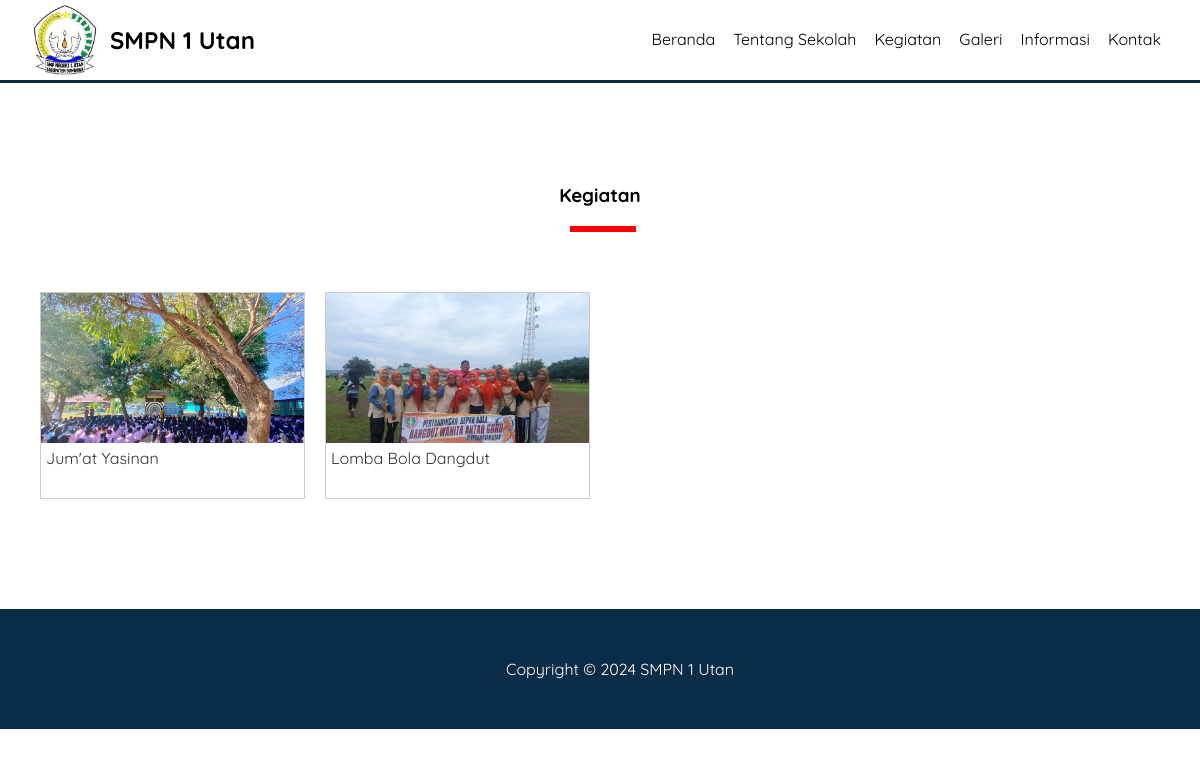
Screenshot of /kegiatan.php with the database file from the repository.
### tables this page shows
CREATE TABLE `pengaturan` (
  `id` int(11) NOT NULL,
  `nama` varchar(50) NOT NULL,
  `email` varchar(50) NOT NULL,
  `telepon` varchar(20) NOT NULL,
  `alamat` text NOT NULL,
  `logo` varchar(50) NOT NULL,
  `favicon` varchar(50) NOT NULL,
  `tentang_sekolah` text NOT NULL,
  `foto_sekolah` varchar(50) NOT NULL,
  `google_maps` text NOT NULL,
  `nama_kepsek` varchar(50) NOT NULL,
  `foto_kepsek` varchar(50) NOT NULL,
  `sambutan_kepsek` text NOT NULL,
  `created_at` timestamp NOT NULL DEFAULT current_timestamp() ON UPDATE current_timestamp(),
  `updated_at` datetime DEFAULT NULL
);

CREATE TABLE `kegiatan` (
  `id` int(11) NOT NULL,
  `nama` varchar(100) NOT NULL,
  `keterangan` text NOT NULL,
  `gambar` text NOT NULL,
  `created_at` timestamp NOT NULL DEFAULT current_timestamp() ON UPDATE current_timestamp(),
  `updated_at` datetime DEFAULT NULL
);

### kegiatan.php (the view)
<?php include 'header.php'; ?>
<div class="section">
    <div class="container">
        <h3 class="text-center">Kegiatan</h3>
        <?php
        $kegiatan = mysqli_query($conn, "SELECT * FROM kegiatan ORDER BY id DESC");
        if (mysqli_num_rows($kegiatan) > 0) {
            while ($k = mysqli_fetch_array($kegiatan)) {
        ?>
                <div class="col-4">
                    <a href="detail-kegiatan.php?id=<?= $k['id'] ?>" class="thumbnail-link">
                        <div class="thumbnail-box">
                            <div class="thumbnail-img" style="background-image: url('uploads-kegiatan/<?= $k['gambar'] ?>');"></div>
                            <div class="thumbnail-text">
                                <?= $k['nama'] ?>
                            </div>
                        </div>
                    </a>
                </div>
            <?php }
        } else { ?>
            Tidak Ada Data
        <?php } ?>
    </div>
</div>
<?php include 'footer.php'; ?>

### header.php (shortened to what this page needs)
<?php
include 'koneksi.php';
$identitas = mysqli_query($conn, "SELECT * FROM pengaturan ORDER BY id DESC LIMIT 1");
$d = mysqli_fetch_object($identitas);
?>
<!DOCTYPE html>
<html>
<head>
    <link rel="stylesheet" href="css/style.css">
</head>
<body>
    <div class="header">
        <div class="container">
            <div class="header-logo">
                <img src="identitas/<?= $d->logo ?>" width="70px">
                <h2><a href="index.php"><?= $d->nama ?></a></h2>
            </div>
            <ul class="header-menu">
                <li><a href="index.php">Beranda</a></li>
                <li><a href="tentang-sekolah.php">Tentang Sekolah</a></li>
                <li><a href="kegiatan.php">Kegiatan</a></li>
                <li><a href="galeri.php">Galeri</a></li>
                <li><a href="informasi.php">Informasi</a></li>
                <li><a href="kontak.php">Kontak</a></li>
            </ul>
        </div>
    </div>
</body>
</html>

### footer.php (shortened to what this page needs)
<footer>
    <div class="container text-center">
        Copyright &copy; 2024 <?= $d->nama ?>
    </div>
</footer>
</body>
</html>

### css/style.css (style rules this page uses)
* { margin: 0; padding: 0; font-family: "Quicksand", serif; box-sizing: border-box; }
a { text-decoration: none; }
.container { width: 1140px; margin: 0 auto; }
.container::after { content: ''; display: block; clear: both; }
.text-center { text-align: center !important; }
.header { border-bottom: 3px solid #0C2D48; }
.header a { color: black; }
.header-logo { float: left; line-height: 70px; padding: 5px 0; }
.header-logo img { float: left; margin-right: 10px; }
.header-logo h2 { float: right; }
.header-menu { float: right; }
.header-menu li { float: left; list-style: none; padding: 29px 9px; }
.section { padding: 100px 0; }
.section h3 { padding-bottom: 25px; margin-bottom: 50px; position: relative; }
.section h3::after { content: ''; display: block; width: 60px; border: 3px solid red; position: absolute; bottom: 0; left: calc(50% - 30px); }
.col-4 { min-height: 200px; width: 25%; float: left; padding: 10px; }
.thumbnail-box { border: 1px solid #ccc; width: 100%; min-height: 200px; background-color: #fff; }
.thumbnail-img { height: 150px; background-repeat: no-repeat; background-size: cover; }
.thumbnail-text { height: 55px; padding: 5px; }
.thumbnail-link { color: #333; }
footer { padding: 50px; background-color: #0C2D48; color: #fff; }

### rows the page displays
pengaturan: logo (picture), nama "SMPN 1 Utan"
kegiatan: gambar (picture), nama "Jum'at Yasinan"
kegiatan: gambar (picture), nama "Lomba Bola Dangdut"
